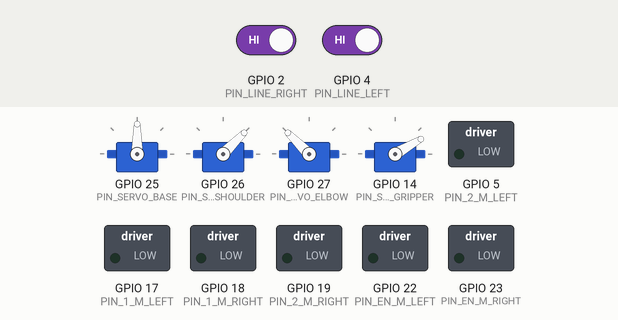
Bench run of a sketch on a simulated ESP32. On the bench: 4 × servo, switched loads named in the sketch (green lamp = pin HIGH). The test bench sets the inputs (shaded band); at power-on: GPIO 2 (PIN_LINE_RIGHT) HIGH, GPIO 4 (PIN_LINE_LEFT) HIGH.

Above: at 9.9 s.
10.0 s: GPIO 2 (PIN_LINE_RIGHT) driven LOW
At 13.9 s:
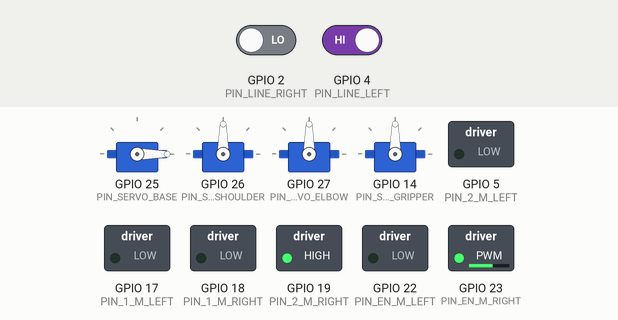
15.4 s: GPIO 4 (PIN_LINE_LEFT) driven LOW
At 16.0 s:
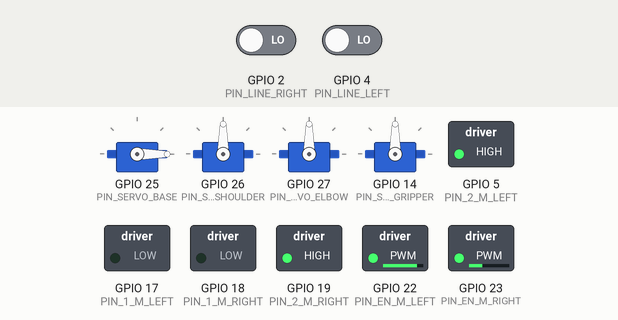
20.8 s: GPIO 2 (PIN_LINE_RIGHT) driven HIGH
At 21.7 s:
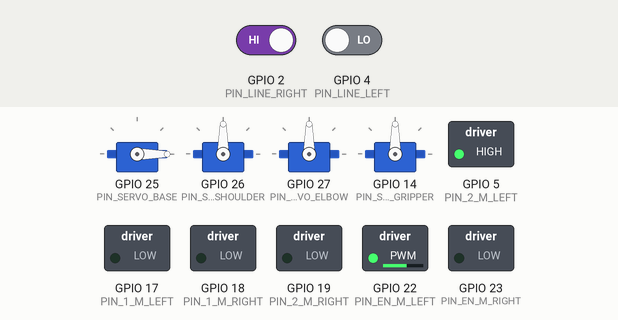
26.2 s: GPIO 2 (PIN_LINE_RIGHT) driven LOW
At 27.4 s:
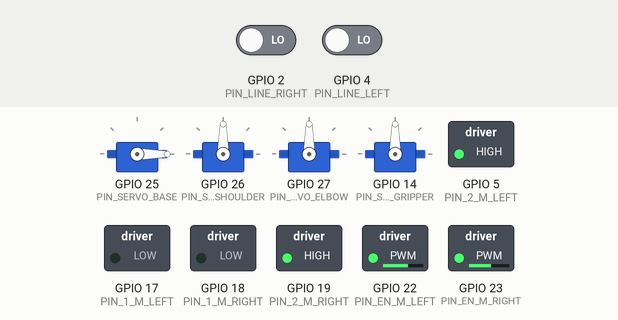
Timing chart, 0 to 29.2 s (numbered marks = the images above; inputs shaded):
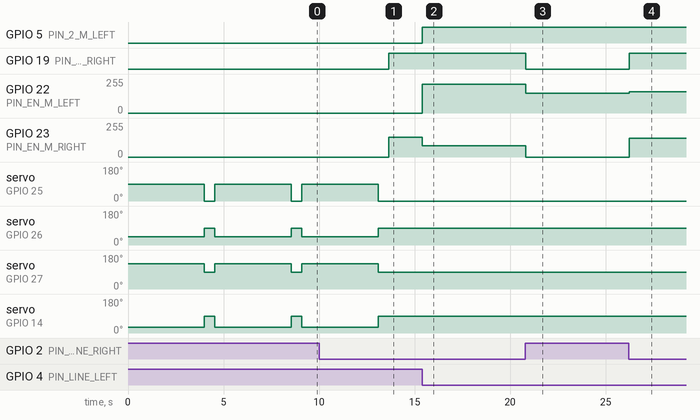

Measured:
- after the input at 10.0 s, GPIO 19 (PIN_2_M_RIGHT): LOW → HIGH after 3.7 s; GPIO 23 (PIN_EN_M_RIGHT): 0/255 → 150/255 after 3.7 s; servo on GPIO 25 (PIN_SERVO_BASE): goes on until 13.1 s, then stays 0°; servo on GPIO 26 (PIN_SERVO_SHOULDER), servo on GPIO 27 (PIN_SERVO_ELBOW), servo on GPIO 14 (PIN_SERVO_GRIPPER): goes on until 13.1 s, then stays 90°
- after the input at 15.4 s, GPIO 5 (PIN_2_M_LEFT): LOW → HIGH at once; GPIO 22 (PIN_EN_M_LEFT): 0/255 → 216/255 at once; GPIO 23 (PIN_EN_M_RIGHT): 150/255 → 83/255 at once
- after the input at 20.8 s, GPIO 19 (PIN_2_M_RIGHT): HIGH → LOW at once; GPIO 22 (PIN_EN_M_LEFT): 216/255 → 150/255 at once; GPIO 23 (PIN_EN_M_RIGHT): 83/255 → 0/255 at once
- after the input at 26.2 s, GPIO 19 (PIN_2_M_RIGHT): LOW → HIGH at once; GPIO 22 (PIN_EN_M_LEFT): 150/255 → 159/255 at once; GPIO 23 (PIN_EN_M_RIGHT): 0/255 → 140/255 at once
- by itself, servo on GPIO 25 (PIN_SERVO_BASE): alternates 90° for 4.0 s and 0° for 0.55 s
- by itself, servo on GPIO 26 (PIN_SERVO_SHOULDER): alternates 90° for 0.55 s and 45° for 4.0 s
- by itself, servo on GPIO 27 (PIN_SERVO_ELBOW): alternates 135° for 4.0 s and 90° for 0.55 s
- by itself, servo on GPIO 14 (PIN_SERVO_GRIPPER): alternates 90° for 0.55 s and 30° for 4.0 s

The sketch:

Robotic_arm_test.ino
```cpp
#include <ESP32Servo.h>  // Include the Servo library

// Motor pins
#define PIN_EN_M_LEFT 22
#define PIN_1_M_LEFT 17
#define PIN_2_M_LEFT 5
#define PIN_EN_M_RIGHT 23
#define PIN_1_M_RIGHT 18
#define PIN_2_M_RIGHT 19

// Sensor pins
#define PIN_LINE_LEFT 4
#define PIN_LINE_RIGHT 2

// Servo pins
#define PIN_SERVO_BASE 25
#define PIN_SERVO_SHOULDER 26
#define PIN_SERVO_ELBOW 27
#define PIN_SERVO_GRIPPER 14

// PI controller parameters
float Kp = 0.059;
float Ki = 10.7;

float Kp_right = 0.0646;
float Ki_left = 2.93;

// Variables
int BASE_SPEED = 150;
float integral = 0;
unsigned long previousTime = 0;

// Servo objects
Servo servoBase, servoShoulder, servoElbow, servoGripper;

void setup() {
  Serial.begin(9600);

  // Motor pin setup
  pinMode(PIN_EN_M_LEFT, OUTPUT);
  pinMode(PIN_1_M_LEFT, OUTPUT);
  pinMode(PIN_2_M_LEFT, OUTPUT);
  pinMode(PIN_EN_M_RIGHT, OUTPUT);
  pinMode(PIN_1_M_RIGHT, OUTPUT);
  pinMode(PIN_2_M_RIGHT, OUTPUT);

  // Sensor pin setup
  pinMode(PIN_LINE_LEFT, INPUT);
  pinMode(PIN_LINE_RIGHT, INPUT);

  // Attach servos
  servoBase.attach(PIN_SERVO_BASE);
  servoShoulder.attach(PIN_SERVO_SHOULDER);
  servoElbow.attach(PIN_SERVO_ELBOW);
  servoGripper.attach(PIN_SERVO_GRIPPER);
}

void loop() {
  // Read sensor values
  int sensorLeft = digitalRead(PIN_LINE_LEFT);
  int sensorRight = digitalRead(PIN_LINE_RIGHT);

  // Calculate error
  int error = sensorRight - sensorLeft;

  // PI control
  unsigned long currentTime = millis();
  float elapsedTime = (currentTime - previousTime) / 1000.0;
  previousTime = currentTime;

  integral += error * elapsedTime;
  float controlSignal = Kp * error + Ki * integral;

  int leftSpeed = BASE_SPEED - controlSignal;
  int rightSpeed = BASE_SPEED + controlSignal;

  // Constrain speed to 0-255
  leftSpeed = constrain(leftSpeed, 0, 255);
  rightSpeed = constrain(rightSpeed, 0, 255);

  // Control logic for different sensor states
  if (sensorLeft == 0 && sensorRight == 0) {
    moveForward(leftSpeed, rightSpeed);
  } else if (sensorLeft == 0 && sensorRight == 1) {
    moveRight(leftSpeed, rightSpeed);
  } else if (sensorLeft == 1 && sensorRight == 0) {
    moveLeft(leftSpeed, rightSpeed);
  } else {
    stopMotors();
    operateArm();  // Call function to operate the robotic arm when no line is detected
  }

  delay(50);
}

void moveForward(int leftSpeed, int rightSpeed) {
  digitalWrite(PIN_1_M_LEFT, LOW);
  digitalWrite(PIN_2_M_LEFT, HIGH);
  analogWrite(PIN_EN_M_LEFT, leftSpeed);

  digitalWrite(PIN_1_M_RIGHT, LOW);
  digitalWrite(PIN_2_M_RIGHT, HIGH);
  analogWrite(PIN_EN_M_RIGHT, rightSpeed);
}

void moveRight(int leftSpeed, int rightSpeed) {
  digitalWrite(PIN_1_M_LEFT, LOW);
  digitalWrite(PIN_2_M_LEFT, HIGH);
  analogWrite(PIN_EN_M_LEFT, BASE_SPEED);

  digitalWrite(PIN_1_M_RIGHT, LOW);
  digitalWrite(PIN_2_M_RIGHT, LOW);
  analogWrite(PIN_EN_M_RIGHT, 0);
}

void moveLeft(int leftSpeed, int rightSpeed) {
  digitalWrite(PIN_1_M_LEFT, LOW);
  digitalWrite(PIN_2_M_LEFT, LOW);
  analogWrite(PIN_EN_M_LEFT, 0);

  digitalWrite(PIN_1_M_RIGHT, LOW);
  digitalWrite(PIN_2_M_RIGHT, HIGH);
  analogWrite(PIN_EN_M_RIGHT, BASE_SPEED);
}

void stopMotors() {
  digitalWrite(PIN_1_M_LEFT, LOW);
  digitalWrite(PIN_2_M_LEFT, LOW);
  analogWrite(PIN_EN_M_LEFT, 0);

  digitalWrite(PIN_1_M_RIGHT, LOW);
  digitalWrite(PIN_2_M_RIGHT, LOW);
  analogWrite(PIN_EN_M_RIGHT, 0);
}

void operateArm() {

  servoBase.write(90);
  servoShoulder.write(45);
  servoElbow.write(135);
  servoGripper.write(30);

  delay(4000);


  servoBase.write(0);
  servoShoulder.write(90);
  servoElbow.write(90);
  servoGripper.write(90);

  delay(500);
}
```
